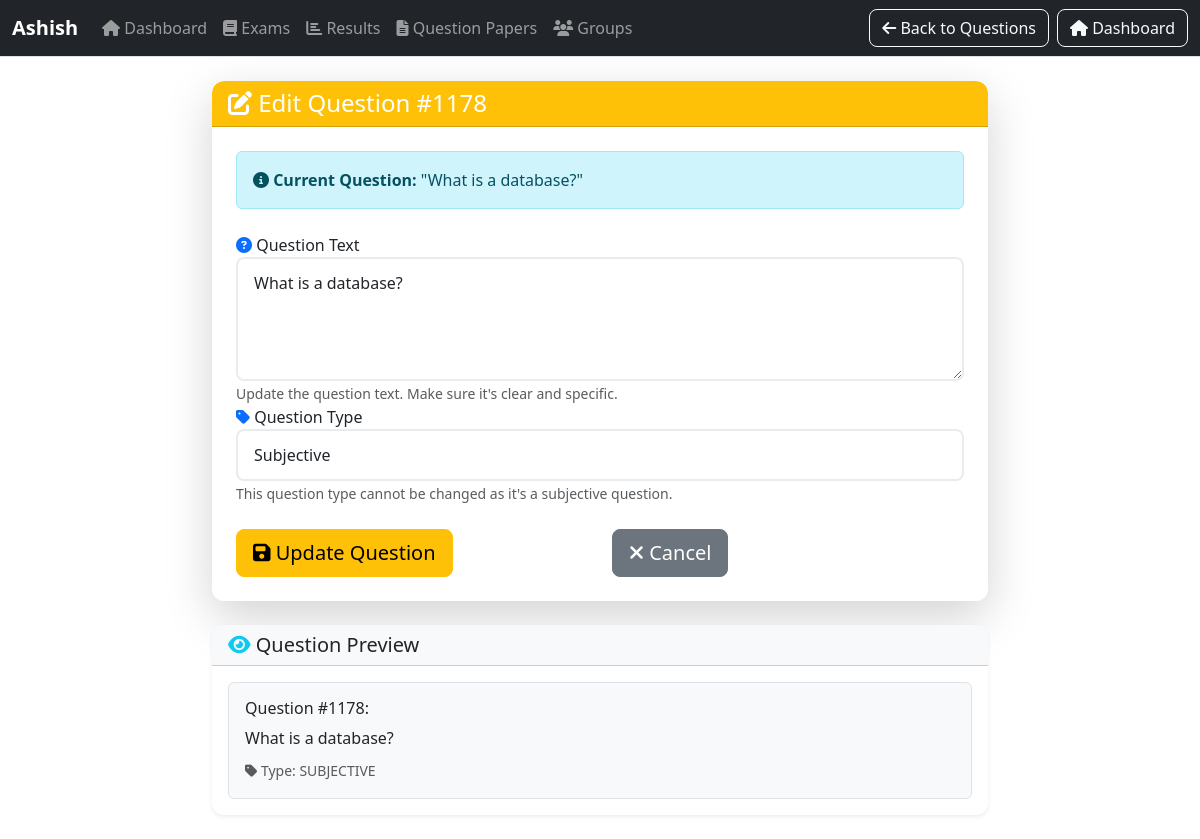
The page /prof/question/edit_question/1178/ (signed in) on the database its author committed.
### main/models/question.py (models this page shows, shortened)
class Question_DB(models.Model):
    professor = models.ForeignKey(User, limit_choices_to={'groups__name': "Professor"}, on_delete=models.PROTECT, null=False)
    qno = models.AutoField(primary_key=True)
    question = models.TextField(max_length=1000)  # Changed from CharField to TextField for longer questions
    question_type = models.CharField(max_length=20, choices=[('SUBJECTIVE', 'Subjective')], default='SUBJECTIVE')
    question_image = models.ImageField(upload_to='question_images/', null=True, blank=True)

### prof/views/question.py (the view)
def edit_question(request, ques_qno):
    prof = request.user
    ques = Question_DB.objects.get(professor=prof, qno=ques_qno)  # type: ignore
    form = QForm(instance=ques)
    if request.method == "POST":
        form = QForm(request.POST, instance=ques)
        if form.is_valid():
            form.save()
            messages.success(request, 'Question updated successfully!')
            return redirect('prof:view_all_ques')
    return render(request, 'prof/question/edit_question.html', {
        'i': Question_DB.objects.filter(professor=prof, qno=ques_qno).first(), 'form': form, 'prof': prof  # type: ignore
    })

### main/models/question.py
class QForm(ModelForm):
    class Meta:
        model = Question_DB
        fields = '__all__'
        exclude = ['qno', 'professor']
        widgets = {
            'question': Textarea(attrs={
                'rows': 4,
                'class': 'form-control',
                'placeholder': 'Enter your question here...'
            }),
            'question_type': Select(attrs={
                'class': 'form-control'
            })
        }

### prof/templates/prof/question/edit_question.html (shortened to what this page needs)
{% extends 'prof/base/base.html' %}
{% block navbar_title %}{{ prof.username }}{% endblock navbar_title %}
{% block buttons %}
    <a class="btn btn-outline-light mx-2" href="{% url 'prof:view_all_ques' %}">
        <i class="fa fa-arrow-left"></i> Back to Questions
    </a>
    <a class="btn btn-outline-light" href="{% url 'prof:index' %}">
        <i class="fa fa-home"></i> Dashboard
    </a>
{% endblock buttons %}
{% block body %}
    <div class="container-fluid py-4">
        <div class="row justify-content-center">
            <div class="col-lg-8 col-md-10">
                <div class="card shadow-lg border-0">
                    <div class="card-header bg-warning text-white">
                        <h4 class="mb-0">
                            <i class="fa fa-edit"></i> Edit Question #{{ i.qno }}
                        </h4>
                    </div>
                    <div class="card-body p-4">
                        <div class="alert alert-info">
                            <i class="fa fa-info-circle"></i>
                            <strong>Current Question:</strong> "{{ i.question }}"
                        </div>
                        <form method="POST" class="mt-4">
                            <div class="form-group">
                                <label for="{{ form.question.id_for_label }}" class="font-weight-bold">
                                    <i class="fa fa-question-circle text-primary"></i> Question Text
                                </label>
                                {{ form.question }}
                                <small class="form-text text-muted">
                                    Update the question text. Make sure it's clear and specific.
                                </small>
                            </div>
                            <div class="form-group">
                                <label for="{{ form.question_type.id_for_label }}" class="font-weight-bold">
                                    <i class="fa fa-tag text-primary"></i> Question Type
                                </label>
                                {{ form.question_type }}
                                <small class="form-text text-muted">
                                    This question type cannot be changed as it's a subjective question.
                                </small>
                            </div>
                            <div class="row mt-4">
                                <div class="col-md-6">
                                    <button type="submit" class="btn btn-warning btn-lg btn-block">
                                        <i class="fa fa-save"></i> Update Question
                                    </button>
                                </div>
                                <div class="col-md-6">
                                    <a href="{% url 'prof:view_all_ques' %}" class="btn btn-secondary btn-lg btn-block">
                                        <i class="fa fa-times"></i> Cancel
                                    </a>
                                </div>
                            </div>
                        </form>
                    </div>
                </div>
                <div class="card mt-4 shadow-sm border-0">
                    <div class="card-header bg-light">
                        <h5 class="mb-0">
                            <i class="fa fa-eye text-info"></i> Question Preview
                        </h5>
                    </div>
                    <div class="card-body">
                        <div class="border rounded p-3 bg-light">
                            <h6 class="font-weight-bold">Question #{{ i.qno }}:</h6>
                            <p class="mb-2">{{ i.question }}</p>
                            <small class="text-muted">
                                <i class="fa fa-tag"></i> Type: {{ i.question_type }}
                            </small>
                        </div>
                    </div>
                </div>
            </div>
        </div>
    </div>
{% endblock body %}

### main/static/main/css/responsive-fixes.css (style rules this page uses)
html, body { overflow-x: hidden; max-width: 100%; }
.container, .container-fluid { max-width: 100%; overflow-x: hidden; }
.form-control { max-width: 100%; word-wrap: break-word; overflow-wrap: break-word; }
textarea.form-control { resize: vertical; min-height: 100px; word-wrap: break-word; overflow-wrap: break-word; }
.card { max-width: 100%; overflow: hidden; }
.card-body { word-wrap: break-word; overflow-wrap: break-word; }
.alert { word-wrap: break-word; overflow-wrap: break-word; }
a { word-wrap: break-word; overflow-wrap: break-word; }

### prof/templates/prof/base/base.html (style rules this page uses)
:root { --radius: .75rem; --space-1: .25rem; --space-2: .5rem; --space-3: 1rem; }
body { transition: background-color .2s ease, color .2s ease; }
.btn { border-radius: var(--radius); }
.navbar .btn { border-radius: .5rem; }

### prof/templates/prof/question/edit_question.html (style rules this page uses)
.form-control { border-radius: 8px; border: 2px solid #e9ecef; padding: 12px 16px; font-size: 16px; transition: border-color 0.2s ease-in-out; }
.btn { border-radius: 8px; font-weight: 500; transition: all 0.2s ease-in-out; }
.card { border-radius: 12px; }
.card-header { border-radius: 12px 12px 0 0 !important; }

### rows shown on the page
Question_DB: qno "1178", question "What is a database?", question_type "Subjective", question_type "SUBJECTIVE"

### other values the page prints
{{ prof.username }} "Ashish"
